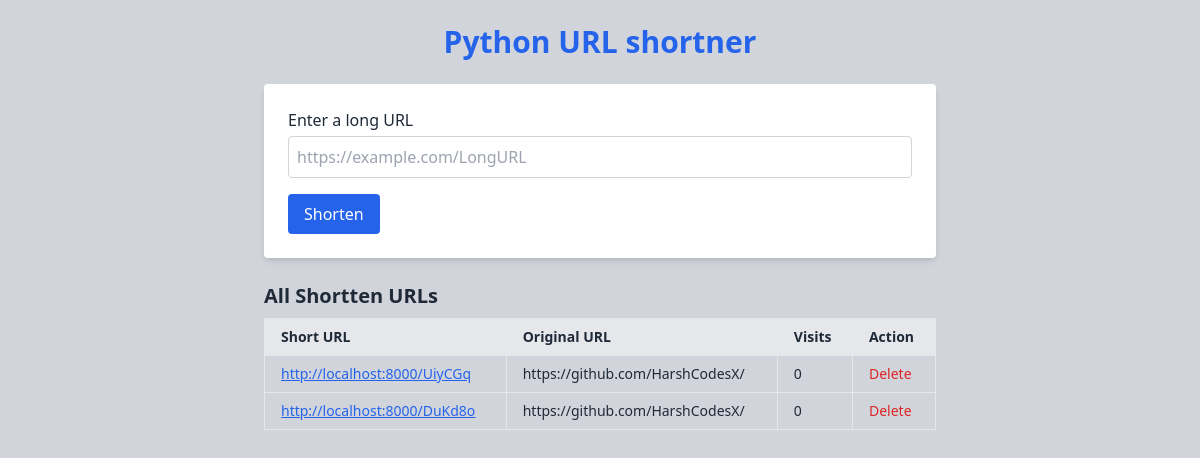
Before: / with the older database file.
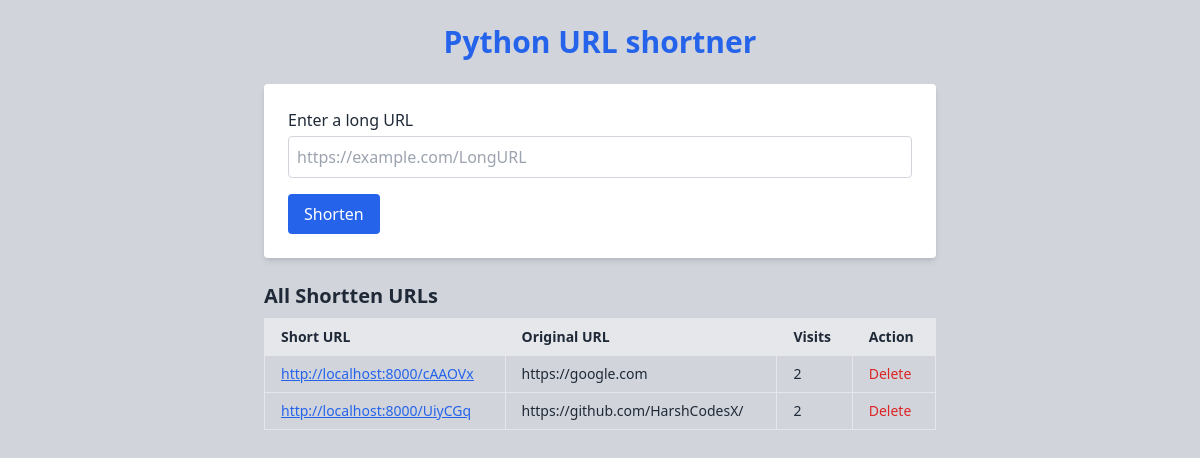
After: the same page with the newer database file.
### tables this page shows
CREATE TABLE urls(
                id INTEGER PRIMARY KEY AUTOINCREMENT,
                original_url TEXT NOT NULL,
                short_code TEXT UNIQUE NOT NULL,
                visit_count INTEGER DEFAULT 0
            );

### app.py (the view)
@app.route("/", methods=['GET', 'POST'])
def index():
    if request.method == 'POST':
        original_url = request.form['url']
        short_code = generate_short_code()
        insert_url(original_url, short_code)
        return redirect("/")
    all_urls = get_all_urls()
    return render_template('index.html', all_urls=all_urls)

### models.py (called while the page is built)
def get_all_urls():
    with sqlite3.connect(DB_NAME) as conn:
        cur = conn.execute('''
            SELECT original_url, short_code, visit_count
            FROM urls
            ORDER by id DESC
        ''')
        return cur.fetchall()

### templates/index.html (shortened to what this page needs)
<!DOCTYPE html>
<html lang="en">
<head>
    <script src="https://cdn.tailwindcss.com"></script>
</head>
<body class="bg-gray-300 text-gray-800 font-sans p-6">
    <div class="max-w-2xl mx-auto">
        <h1 class="text-3xl font-bold mb-6 text-center text-blue-600">Python URL shortner</h1>
        <form method="POST" class="bg-white shadow-md rounded p-6 mb-6 space-y-4">
            <label class="block">
                <span class="text-gray-70">Enter a long URL</span>
                <input type="text" name="url" class="mt-1 block w-full border border-gray-300 rounded p-2" placeholder="https://example.com/LongURL">
            </label>
            <button class="bg-blue-600 text-white px-4 py-2 rounded hover:bg-blue-700" type="submit">Shorten</button>
        </form>
        <h2 class="text-xl font-semibold mb-2">All Shortten URLs</h2>
        {% if all_urls %}
        <div class="overflow-x-auto">
            <table class="w-full border border-collapse border-gray-500 text-sm">
                <thead class="bg-gray-200">
                    <tr>
                        <th class="border px-4 py-2 text-left">Short URL</th>
                        <th class="border px-4 py-2 text-left">Original URL</th>
                        <th class="border px-4 py-2 text-left">Visits</th>
                        <th class="border px-4 py-2 text-left">Action</th>
                    </tr>
                </thead>
                <tbody>
                    {% for url in all_urls %}
                        <tr class="hover:bg-gray-100">
                            <td class="border px-4 py-2 text-blue-600 underline">
                                <a href="/{{ url[1] }}" target="_blank">
                                    http://localhost:8000/{{url[1]}}
                                </a>
                            </td>
                            <td class="border px-4 py-2">
                                {{url[0]}}
                            </td>
                            <td class="border px-4 py-2">
                                {{url[2]}}
                            </td>
                            <td class="border px-4 py-2">
                                <form action="/delete/{{url[1]}}" method="POST" onsubmit="return confirm('Delete this short url?')">
                                    <button type="submit" class="text-red-600">Delete</button>
                                </form>
                            </td>
                        </tr>
                    {% endfor %}
                </tbody>
            </table>
        </div>
        {%else%}
        <p class="text-gray-600">No URLs have been shorten</p>
        {% endif %}
    </div>
</body>
</html>

Changed rows visible on the page:
removed urls: short_code "DuKd8o", original_url "https://github.com/HarshCodesX/", visit_count "0"
added urls: short_code "cAAOVx", original_url "https://google.com", visit_count "2"
changed urls "UiyCGq": visit_count "0" → "2"
